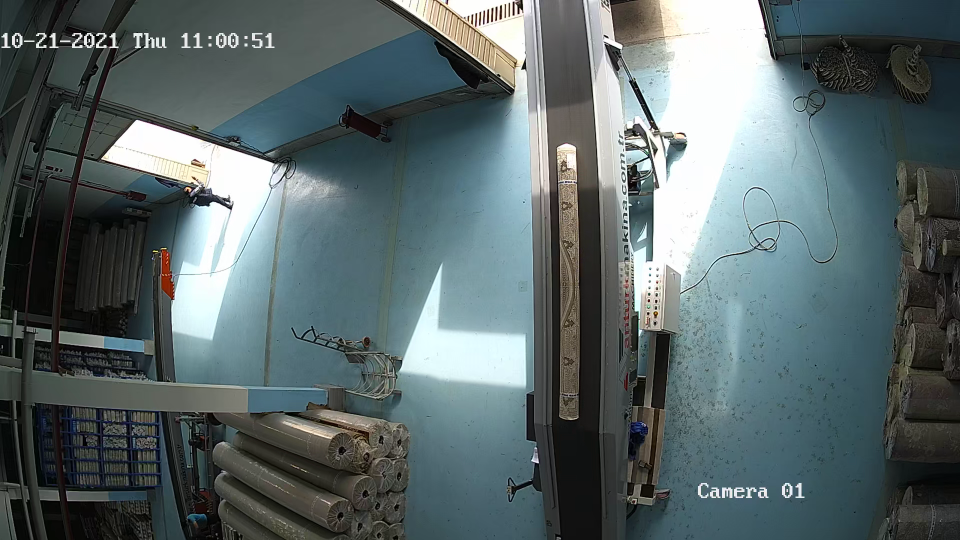
#> input picture data/frame10.png, 1920 x 1080 px, given in place of obj2.mp4, which was not available (shown at 1/2 size)
$ python main.py
#> lines starting #> are read from the running program, lines starting #| are printed output that depends on the picture; after the words box and inside, x2 and y2 are one past the last pixel; in counts of white or black regions, pixels touching at a corner belong together; pictures that were not available may be replaced by others from this repository, and a replacement may not be noted
### func.py
import numpy as np
import matplotlib.pyplot as plt
import cv2


def kernal(x,y):
    k = np.ones((x,y),dtype=np.uint8)
    return k

def max_area_idx(contours):
  area_list = []
  for i in range(len(contours)):
    area_list.append(cv2.contourArea(contours[i]))
  area_list = np.array(area_list)
  mx_idx = area_list.argmax()
  return mx_idx

### main.py
import numpy as np
import matplotlib.pyplot as plt
import cv2
from func import kernal, max_area_idx
cap = cv2.VideoCapture('data/obj2.mp4')
y=240
x1=560
x2=600
count=0
k=0
m=0
while True:
    ret,frame = cap.read()
#> frame is the input picture: shape (1080, 1920, 3); mean B, G, R 105.5, 104.1, 90.8
    # cv2.imwrite('frame.png', frame)

    RGB = cv2.cvtColor(frame, cv2.COLOR_BGR2RGB)
    gray = cv2.cvtColor(frame, cv2.COLOR_BGR2GRAY)
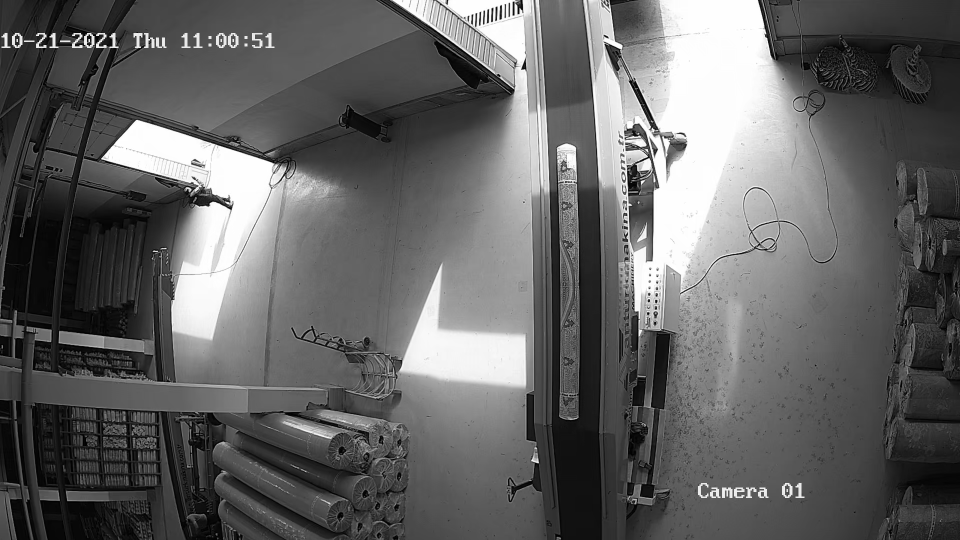
#> gray: shape (1080, 1920) (shown at 1/2 size); min 0, max 255, mean 100.2
    HSV = cv2.cvtColor(frame, cv2.COLOR_BGR2HSV)
#> HSV: shape (1080, 1920, 3); mean H, S, V 74.7, 56.6, 108.7

    zeros_mask = np.zeros(gray.shape,dtype=np.uint8)
    mask = cv2.rectangle(zeros_mask,(1080,0),(1200,1080),color=255,thickness=-1)
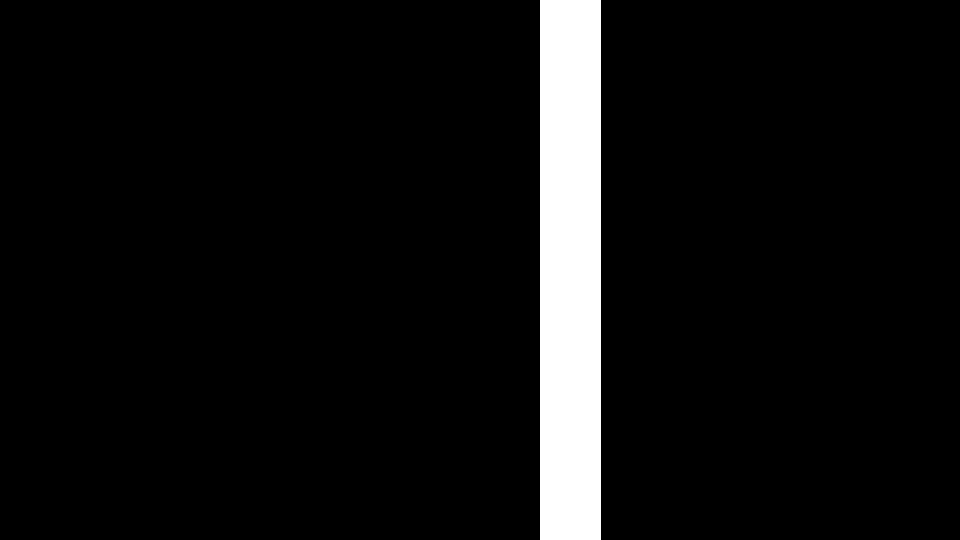
#> zeros_mask: shape (1080, 1920) (shown at 1/2 size); 6.3% white; 1 white region, box (x1, y1, x2, y2) and area: (1080, 0, 1201, 1080) 130680

    mask_rgb = cv2.cvtColor(mask, cv2.COLOR_GRAY2RGB)
    bitwise_img = cv2.bitwise_and(RGB,mask_rgb)
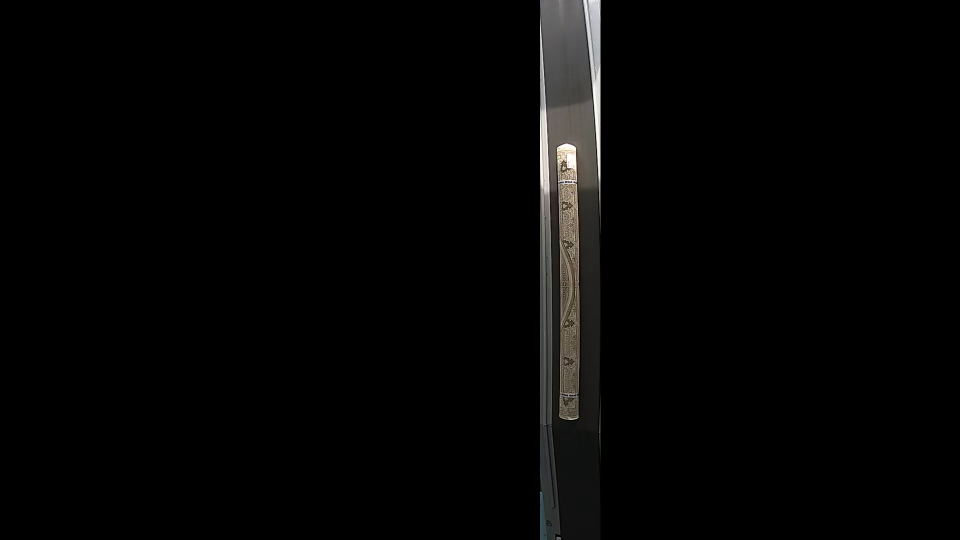
#> bitwise_img: shape (1080, 1920, 3) (shown at 1/2 size); mean R, G, B 4.8, 4.7, 4.4
    ROI_HSV = cv2.cvtColor(bitwise_img,cv2.COLOR_RGB2HSV)
#> ROI_HSV: shape (1080, 1920, 3); mean H, S, V 2.4, 2, 4.9

    lower = np.array([9,26,114],dtype=np.uint8)
    upper = np.array([78,151,255],dtype=np.uint8)

    mask_roi = cv2.inRange(ROI_HSV,lower,upper)
#> mask_roi: shape (1080, 1920); 0.45% white; 302 white regions (269 under 20 px), largest, box (x1, y1, x2, y2) and area: (1118, 366, 1158, 712) 5070, (1113, 296, 1154, 363) 1583, (1149, 542, 1159, 731) 427
    mask_roi = cv2.morphologyEx(mask_roi, cv2.MORPH_CLOSE, kernal(10,10))
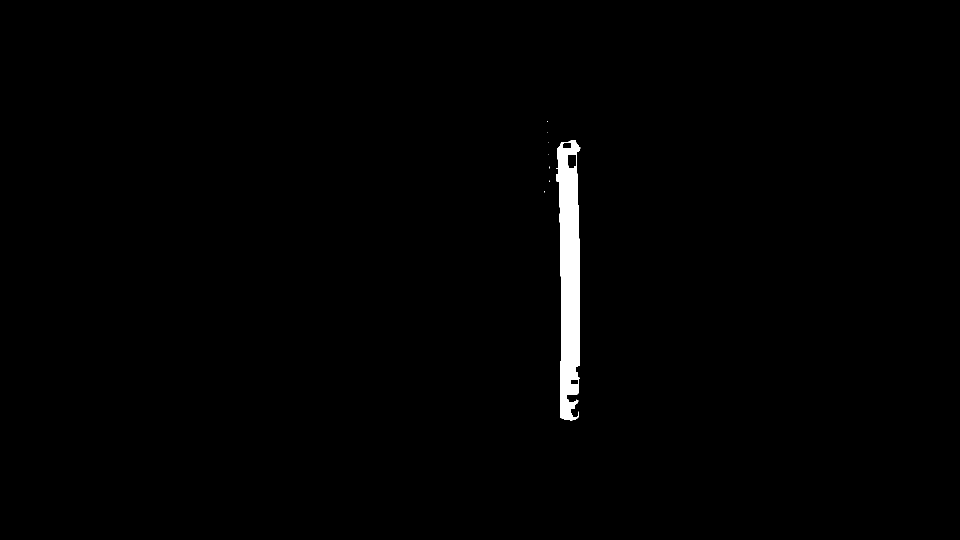
#> mask_roi: shape (1080, 1920) (shown at 1/2 size); 0.94% white; 8 white regions (7 under 20 px)
    w,h = frame.shape[:2]
#> w = 1080; h = 1920
    frame = cv2.resize(frame, (h//2,w//2))
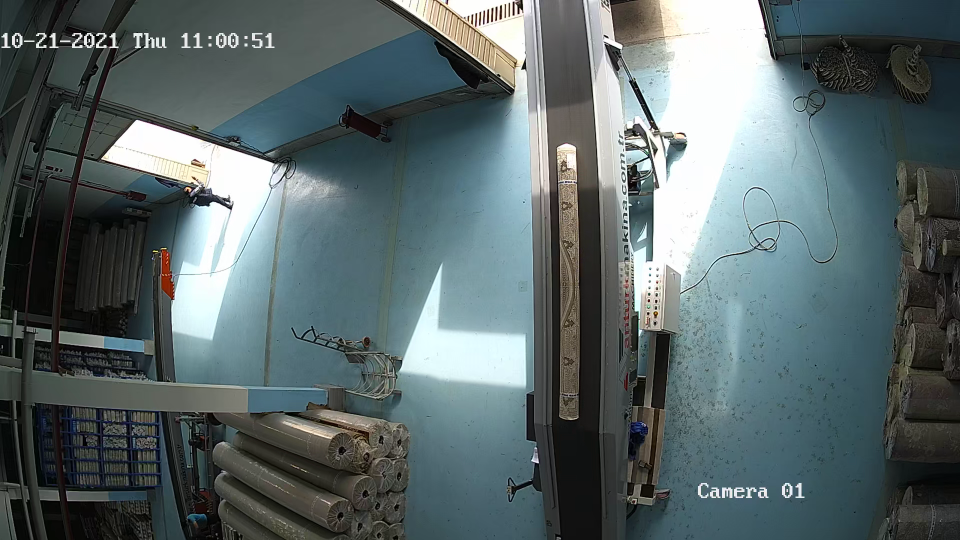
#> frame: shape (540, 960, 3); mean B, G, R 105.7, 104.2, 91
    mask_roi = cv2.resize(mask_roi, (h//2,w//2))
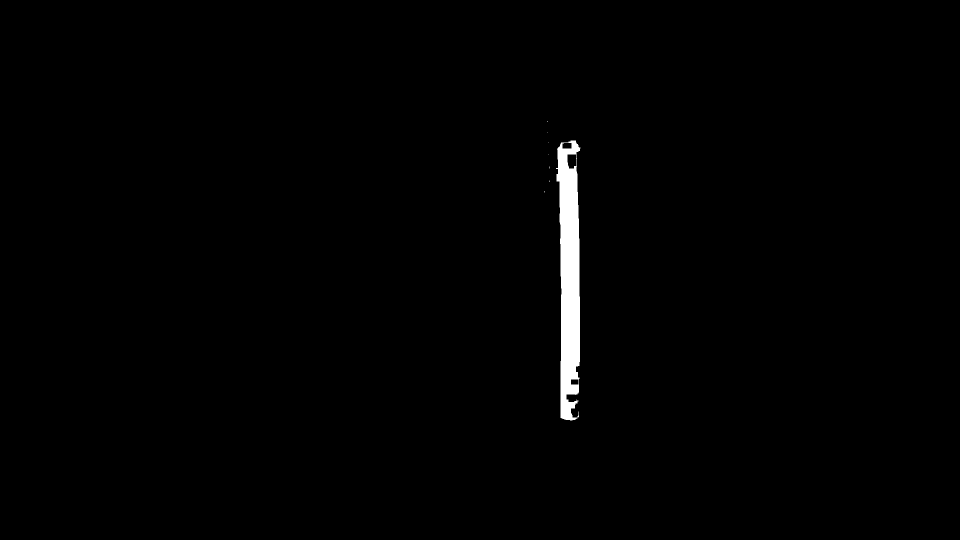
#> mask_roi: shape (540, 960); min 0, max 255, mean 2.4

    # Find bbox countors
    contours, hierarchy = cv2.findContours(mask_roi,cv2.RETR_TREE,cv2.CHAIN_APPROX_SIMPLE)
#> contours = 11 contours, 7 with area under 20; largest, box (x1, y1, x2, y2) and area: (556, 140, 581, 421) 4916, (567, 154, 577, 169) 116, (562, 142, 572, 149) 50, (570, 379, 579, 385) 38
    mx_idx = max_area_idx(contours)
#> the loop in max_area_idx, `for i in range(len(contours)):` made 11 passes
#> after the loop in max_area_idx, `for i in range(len(contours)):`: area_list = [0, 0, 0, 0, 0, 4916.5, 38, 116, 50.5, 0, 0]
#> in max_area_idx, `mx_idx = area_list.argmax()`: mx_idx = 5
#> mx_idx = 5
    X,Y,W,H = cv2.boundingRect(contours[mx_idx])
#> X = 556; Y = 140; W = 25; H = 281

    # print(mask_roi.shape)
    # break
    n = count
    for i in range(x1,x2):
        if mask_roi[y][i]==255:
            count+=1
            m+=1
            break
#> after the loop, count = 1; m = 1
    if n==count:
        count=0
        m=0
    if count>80:
        count=0
        k+=1
        print(k)
    if m>150:
        count=0
    frame=cv2.putText(frame,f"COUNTING: {k}",org=(720,65),fontScale=1,fontFace=0,color=(0,33,255),thickness=2)
    frame = cv2.rectangle(frame,(X,Y),(X+W,Y+H),(61,255,21),1)
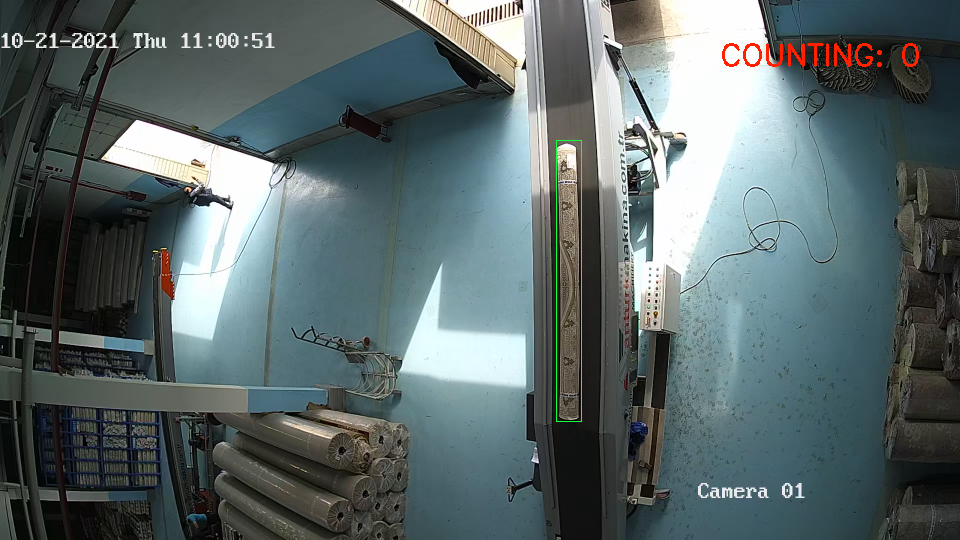
#> frame: shape (540, 960, 3); mean B, G, R 105.4, 104.3, 91.4

    cv2.imshow('frame',frame)

    if cv2.waitKey(33) == ord('q'):
#> (key q is pressed here)
        break

#> (the run stopped early here; a loop or call above may not have finished)
